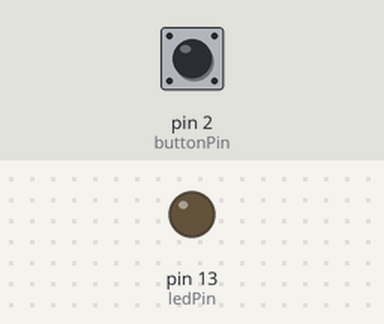
Recording of a sketch running on a simulated Arduino Uno, built with avr-gcc and run on an emulated ATmega328P. Shown: output pins drawn as LEDs (lit = HIGH). Inputs (shaded band) come from the test bench; at power-on: pin 2 (buttonPin) HIGH.

Above: at 1.2 s.
1.3 s: pin 2 (buttonPin) pulled LOW for 0.15 s
At 1.37 s:
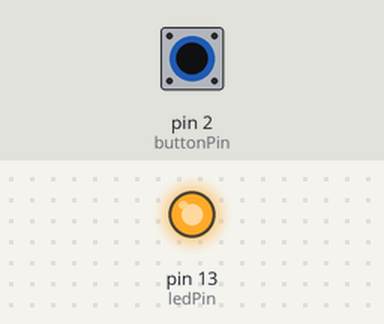
2.9 s: pin 2 (buttonPin) pulled LOW for 3.2 s
At 7.5 s:
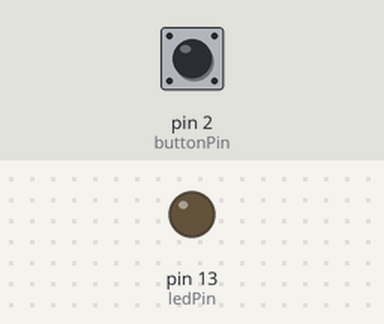
Timing chart, 0 to 9.0 s (numbered marks = the images above; inputs shaded):
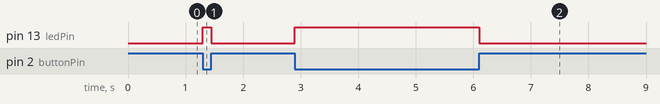

The sketch:

Button_Operating_LED.ino
```cpp
int ledPin = 13;
int buttonPin = 2;

void setup() {
  pinMode(ledPin, OUTPUT);
  pinMode(buttonPin, INPUT_PULLUP);
}

void loop() {
  int buttonState = digitalRead(buttonPin);
  if(buttonState == 0) {
    digitalWrite(ledPin, HIGH);
    } else {
    digitalWrite(ledPin, LOW);
    }
}
```

Measured:
- after the input at 1.3 s, pin 13 (ledPin): LOW → HIGH at once, → LOW 0.15 s later
- after the input at 2.9 s, pin 13 (ledPin): LOW → HIGH at once, → LOW 3.2 s later
